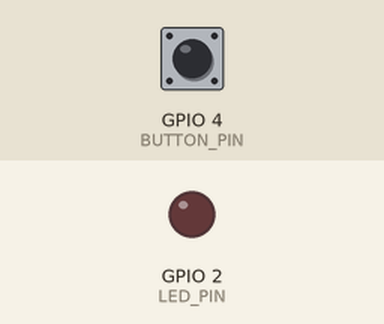
The sketch below on a simulated ESP32. Parts: output pins drawn as LEDs (lit = HIGH). Inputs (shaded band) come from the test bench; at power-on: GPIO 4 (BUTTON_PIN) HIGH. WiFi joins after 1.5 s; servers stay silent unless stated; uploads are accepted with an empty reply; what the sketch prints to the serial monitor is not drawn.

Above: at 2.8 s.
2.9 s: GPIO 4 (BUTTON_PIN) pulled LOW for 0.15 s
4.5 s: GPIO 4 (BUTTON_PIN) pulled LOW for 1 s
At 4.73 s:
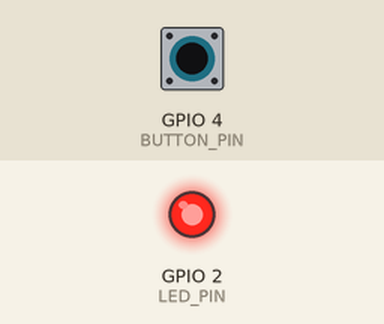
Timing chart, 0 to 7.5 s (numbered marks = the images above; inputs shaded):
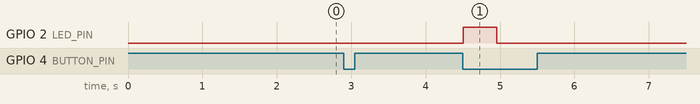

Measured:
- after the input at 2.9 s, every drawn part: stays the same
- after the input at 4.5 s, GPIO 2 (LED_PIN): LOW → HIGH at once, → LOW 0.45 s later

The sketch:

sketch.ino
```cpp
#include <WiFi.h>
#include <WiFiClientSecure.h>
#include <HTTPClient.h>

// Wokwi public gateway Wi-Fi
const char* WIFI_SSID = "Wokwi-GUEST";
const char* WIFI_PASSWORD = "";

// Replace with your deployed backend URL.
// Example: https://your-api.example.com/api/events
const char* BACKEND_URL = "https://YOUR-BACKEND-HOST/api/events";

// Must exactly match backend DEVICE_TOKEN.
const char* DEVICE_TOKEN = "REPLACE_WITH_DEVICE_TOKEN";

const int BUTTON_PIN = 4;
const int LED_PIN = 2;

int previousButtonState = HIGH;
unsigned long lastSentAt = 0;
const unsigned long debounceMs = 50;
const unsigned long cooldownMs = 3000;

void connectWiFi() {
  WiFi.begin(WIFI_SSID, WIFI_PASSWORD, 6);
  Serial.print("Connecting to Wokwi WiFi");
  unsigned long started = millis();

  while (WiFi.status() != WL_CONNECTED && millis() - started < 20000) {
    delay(400);
    Serial.print(".");
  }

  if (WiFi.status() == WL_CONNECTED) {
    Serial.println("\nWiFi connected");
    Serial.print("IP: ");
    Serial.println(WiFi.localIP());
  } else {
    Serial.println("\nWiFi connection timed out");
  }
}

void sendDemoEvent() {
  if (WiFi.status() != WL_CONNECTED) {
    Serial.println("WiFi unavailable; event was not sent");
    return;
  }

  WiFiClientSecure client;

  // DEMO ONLY: Wokwi classroom shortcut.
  // This disables TLS certificate validation. Do not use this
  // setting for real devices or a real security deployment.
  client.setInsecure();

  HTTPClient http;
  http.setTimeout(10000);

  if (!http.begin(client, BACKEND_URL)) {
    Serial.println("Could not start HTTPS request");
    return;
  }

  http.addHeader("Content-Type", "application/json");
  http.addHeader("x-device-token", DEVICE_TOKEN);

  String payload =
    "{\"deviceId\":\"GATE-01\","
    "\"eventType\":\"GATE_SENSOR_TEST\","
    "\"status\":\"ALERT\","
    "\"source\":\"WOKWI\"}";

  int code = http.POST(payload);

  Serial.print("HTTP response: ");
  Serial.println(code);

  if (code > 0) {
    Serial.println(http.getString());
  } else {
    Serial.println("Request failed. Check URL, deployment and WiFi.");
  }

  http.end();
}

void setup() {
  Serial.begin(115200);
  pinMode(BUTTON_PIN, INPUT_PULLUP);
  pinMode(LED_PIN, OUTPUT);
  digitalWrite(LED_PIN, LOW);

  connectWiFi();

  Serial.println("Ready. Press the virtual button to send a demo event.");
}

void loop() {
  int currentState = digitalRead(BUTTON_PIN);

  if (previousButtonState == HIGH && currentState == LOW) {
    if (millis() - lastSentAt >= cooldownMs) {
      Serial.println("Simulated gate sensor event");
      digitalWrite(LED_PIN, HIGH);
      sendDemoEvent();
      lastSentAt = millis();
      delay(250);
      digitalWrite(LED_PIN, LOW);
    } else {
      Serial.println("Please wait before sending another test event");
    }
  }

  previousButtonState = currentState;
  delay(debounceMs);
}
```
